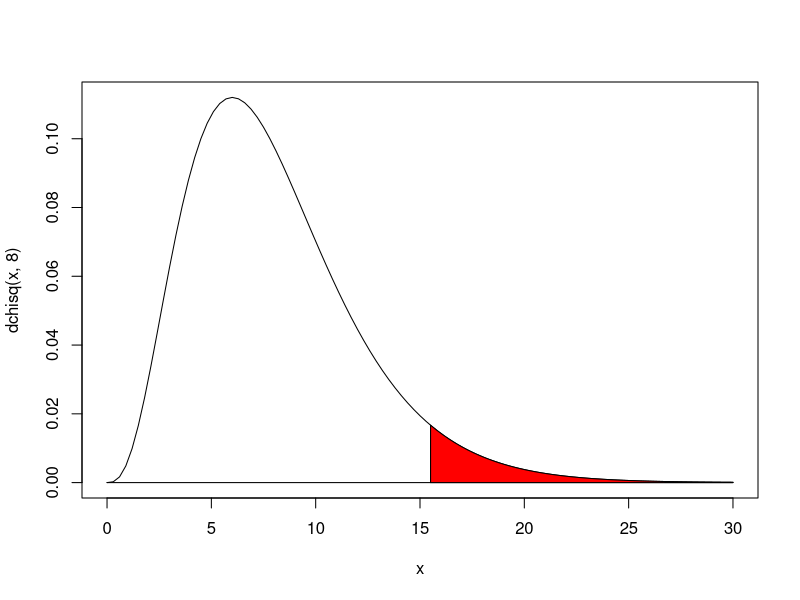

This chart was generated by the following R code:
#2.ARIKETA
erresistentziak<-c(203,229,215,220,223,233,208,228,209)
x=mean(erresistentziak)
mu=220
sigma=7.75
#X="Erresistentzien balioak"
  #a)
#H0:Batez bestekoa 220 da.
#Ha:Batez bestekoa ez da 220.
t.test(erresistentziak,mu=220)
#H0 onartu (p-balioa adierazgarritasun maila baino altuagoa delako)

  #b)
#H0:Desbiderazio tipikoa gehienez 7.75 da (dt<7.75)
#Ha:Desbiderazio tipikoa 7.75 edo handiagoa
Onarpen.eremua.bariantza<-c(0,qchisq(0.95,length(erresistentziak)-1))
Onarpen.eremua.bariantza
Estatistikoa<-(length(erresistentziak)-1)*var(erresistentziak)/7.75^2
Estatistikoa
#H0 onartu (estatistikoa onarpen eremuan baitago)

#irudikatu
curve(dchisq(x,8),0,30)
segments(0,0,30,0)
segments(qchisq(0.95,8),0,qchisq(0.95,8),dchisq(qchisq(0.95,8),8))
  #koloreztatu (ez da beharrezkoa)
xvals<-seq(qchisq(0.95,8),30,length=50)
yvals<-dchisq(xvals,8)
polygon(c(xvals,rev(xvals)),c(rep(0,50),rev(yvals)),col='red')

#4.ARIKETA
pak<-c(15,11,16,14,13,12,16,10,9,11,14,15)
#X=pieza akastunen kopurua    X-N(mu,sigma)
  #a)
#H0:sigma=4
#Ha:sigma<4
Estatistikoa<-(12-1)*var(pak)/7^2
Estatistikoa
Onarp.eremua<-c(qchisq(0.95,11,lower.tail = F),Inf)   #qchisq(0.95,11,lower.tail = F)=qchisq(0.05,11)
Onarp.eremua
#H0 errefusatu, Ha onartu (sigma ez dago onarp eremuan, eremu kritikoan baizik)

  #b)
pbalioa<-pchisq(Estatistikoa,11)
pbalioa
